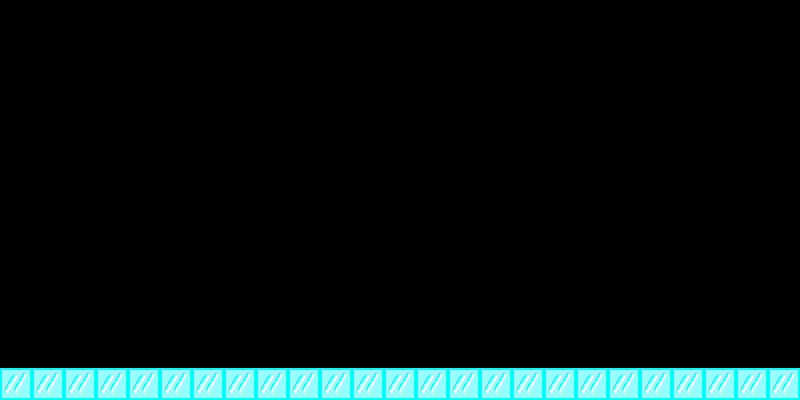

A level layout from a 2D game, rendered from its tile map. Below: a short description, then the map file with tile-grid data replaced by summaries:
An orthogonal 100x50 tile map with 8x8 px tiles, 1 tile layer (Tile Layer 1).

<map version="1.0" orientation="orthogonal" width="100" height="50" tilewidth="8" tileheight="8">
 <tileset firstgid="1" name="iceTiles2" tilewidth="8" tileheight="8">
  <image source="iceTiles2.png" width="352" height="32" />
 </tileset>
 <layer name="Tile Layer 1" width="100" height="50">
  <data>[5000 cells, 400 non-empty, 16 distinct tile ids]</data>
 </layer>
 <objectgroup name="Collision" width="100" height="50" />
 <objectgroup name="Corner" width="100" height="50" />
 <objectgroup name="Walls" width="100" height="50" />
 <objectgroup name="Start" width="100" height="50" />
 <objectgroup name="End" width="100" height="50" />
</map>
